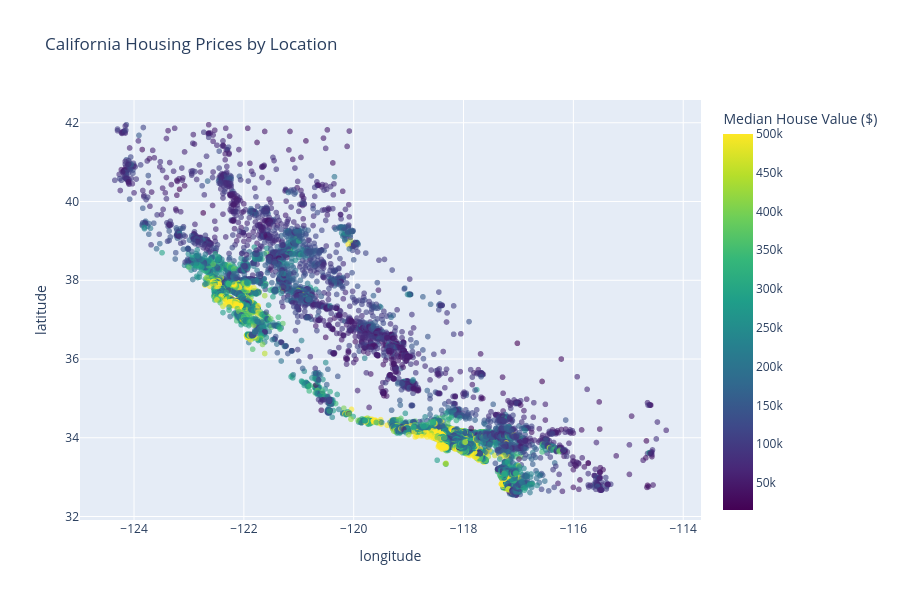

The cell this chart's notebook holds for it:
### Code cell
import plotly.express as px

fig = px.scatter(
    df2,
    x="longitude",
    y="latitude",
    color="median_house_value",
    color_continuous_scale="Viridis",
    title="California Housing Prices by Location",
    opacity=0.6,
    width=900,
    height=600
)
fig.update_layout(coloraxis_colorbar=dict(title="Median House Value ($)"))
fig.show()

### Figure 1 — Plotly figure (JSON) as saved in the notebook; plotly's stock layout.template omitted (floating-point values rounded to 4 significant figures; data arrays with more than 128 entries replaced by an {"elided": "..."} marker saying what was removed)
{"data": [{"hovertemplate": "longitude=%{x}<br>latitude=%{y}<br>median_house_value=%{marker.color}<extra></extra>", "legendgroup": "", "marker": {"color": {"elided": "20640 float values"}, "coloraxis": "coloraxis", "opacity": 0.6, "symbol": "circle"}, "mode": "markers", "name": "", "showlegend": false, "type": "scattergl", "x": {"elided": "20640 float values"}, "xaxis": "x", "y": {"elided": "20640 float values"}, "yaxis": "y"}], "layout": {"coloraxis": {"colorbar": {"title": {"text": "Median House Value ($)"}}, "colorscale": [[0, "#440154"], [0.1111, "#482878"], [0.2222, "#3e4989"], [0.3333, "#31688e"], [0.4444, "#26828e"], [0.5556, "#1f9e89"], [0.6667, "#35b779"], [0.7778, "#6ece58"], [0.8889, "#b5de2b"], [1, "#fde725"]]}, "height": 600, "legend": {"tracegroupgap": 0}, "title": {"text": "California Housing Prices by Location"}, "width": 900, "xaxis": {"anchor": "y", "domain": [0, 1], "title": {"text": "longitude"}}, "yaxis": {"anchor": "x", "domain": [0, 1], "title": {"text": "latitude"}}}}
